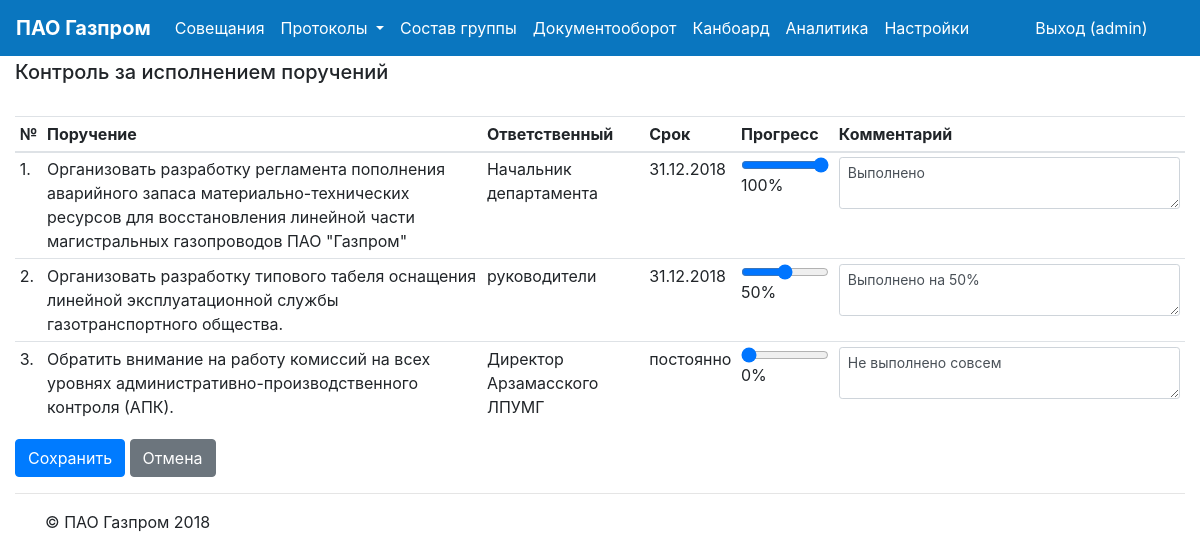
/proto/decisions/ (signed in), run on an earlier commit of the app's database.
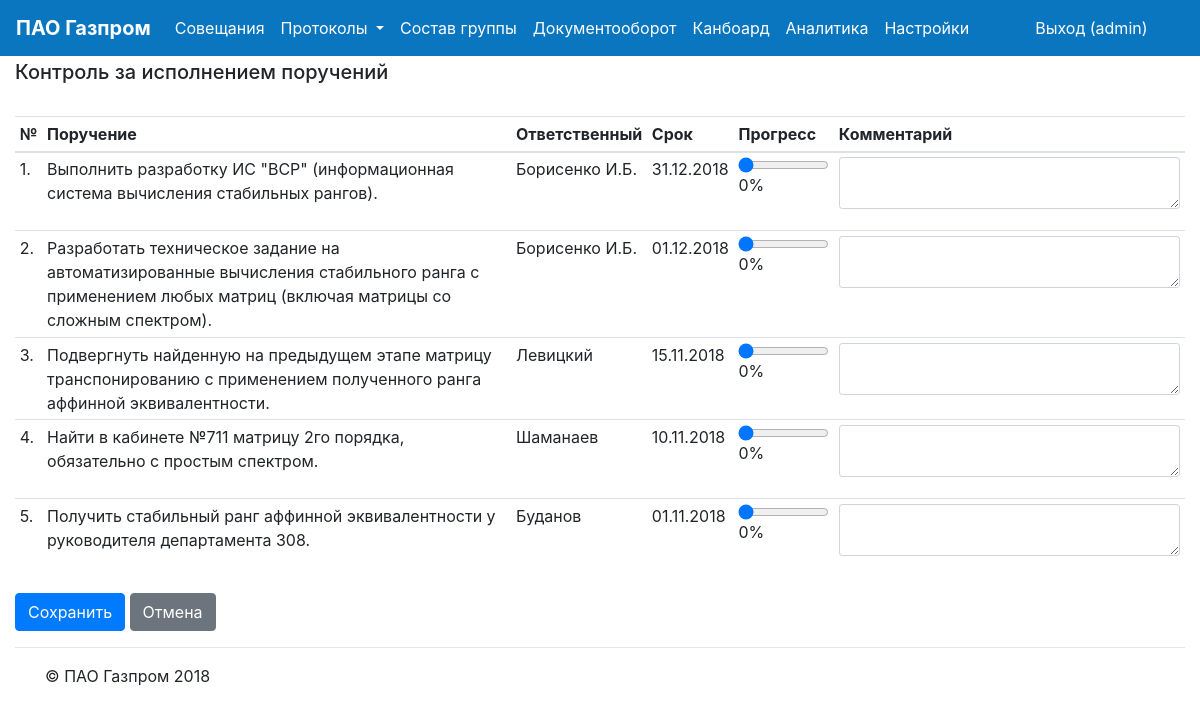
And on a later commit of the database.
### protocols/models.py (models this page shows)
class Decision(models.Model):
    protocol = models.ForeignKey('Protocol', on_delete=models.CASCADE)
    dec_type = models.IntegerField(choices=DECISIONS_TYPE_CHOICES, default=pSplit, db_index=True)
    dec_text = models.TextField(blank=True)
    dec_term = models.CharField(max_length=20, blank=True, db_index=True)
    dec_date = models.DateField(null=True, db_index=True)
    dec_performers = models.CharField(max_length=256, blank=True)
    dec_progress = models.IntegerField(default=0)
    dec_comment = models.TextField(blank=True)
    order_n = models.PositiveIntegerField(null=False, default=0)

### protocols/views.py (the view)
# urls.py: path('decisions/', views.dec_table, name='decisions'),
@mb_login(url='login')
def dec_table(request):
    args={}
    decisions = Decision.objects.filter(protocol__proto_off=0, dec_type=0).order_by('-dec_date','-dec_term')
    args['decisions'] = decisions
    return render(request,'pt_decisions.html', args)

### mb_auth/views.py (called while the page is built)
def mb_login(function=None, redirect_field_name=REDIRECT_FIELD_NAME, url=None):
    actual_decorator = user_passes_test(
        lambda u: (u.is_authenticated if settings.MB_AUTH else True),
        login_url=reverse_lazy(url),
        redirect_field_name=redirect_field_name
    )
    if function:
        return actual_decorator(function)
    return actual_decorator

def mb_processor(request):
    args={}
    args['mb_auth']=settings.MB_AUTH
    return args

### protocols/templates/pt_decisions.html (shortened to what this page needs)
{% extends "mb_main.html" %}
{% load staticfiles %}
{% load i18n %}
{% block content %}
    <h5>
       Контроль за исполнением поручений
    </h5>
    <br>
<form action="{% url 'protocols:checkupd' %}" method="post">
<table class="table table-sm table-hover display w-100" width="100%" id="decTable">
  <thead>
    <tr>
      <th scope="col">№</th>
      <th scope="col">Поручение</th>
      <th scope="col">Ответственный</th>
      <th scope="col">Срок</th>
      <th scope="col">Прогресс</th>
      <th scope="col" width="30%">Комментарий</th>
    </tr>
  </thead>
  <tbody>
  {% for dec in decisions %}
    <tr>
      <td>{{ forloop.counter }}.</td>
      <td>{{ dec.dec_text }}</td>
      <td>{{ dec.dec_performers }}</td>
      <td>{{ dec.dec_term }}</td>
      <td>
          <div class="form-group">
            <input type="range" title="{{ dec.dec_progress }}%" class="form-control-range" value="{{ dec.dec_progress }}" id="dec_progress_{{ dec.id }}" name="dec_progress_{{ dec.id }}" onchange="$('#ldec_progress_{{ dec.id }}').text($(this).val()+'%')">
            <label style="text-align:center;" id="ldec_progress_{{ dec.id }}" for="dec_progress_{{ dec.id }}">{{ dec.dec_progress }}%</label>
          </div>
      </td>
      <td>
          <div class="form-group">
              <textarea class="form-control form-control-sm" id="dec_comment_{{ dec.id }}" name="dec_comment_{{ dec.id }}" rows="2">{{ dec.dec_comment }}</textarea>
          </div>
      </td>
    </tr>
  {% endfor %}
  </tbody>
</table>
    <button type="submit" class="btn btn-primary">Сохранить</button>
    <a role="button" class="btn btn-secondary" href="{% url 'protocols:table' %}" > Отмена </a>
</form>
{% endblock %}

### templates/mb_main.html (shortened to what this page needs)
{% load staticfiles %}
{% load cache %}
<!DOCTYPE html>
<html>
<head>
    <link rel="stylesheet" type="text/css" href="{% static "css/bootstrap.min.css" %}">
    <link rel="stylesheet" type="text/css" href="{% static "css/bootstrap-datepicker.min.css" %}">
    <link rel="stylesheet" type="text/css" href="{% static "css/bootstrap-timepicker.min.css" %}">
    <link rel="stylesheet" type="text/css"  href="{% static "css/jquery.dataTables.min.css" %}">
    <link rel="stylesheet" href="{% static "fonts/css/all.css" %}">
    <link rel="stylesheet" type="text/css"  href="{% static "appendGrid/jquery-ui.structure.min.css" %}">
    <link rel="stylesheet" type="text/css"  href="{% static "appendGrid/jquery-ui.theme.min.css" %}">
    <link rel="stylesheet" type="text/css"  href="{% static "appendGrid/jquery.appendGrid-1.7.1.min.css" %}">
</head>
<body style="padding-top:60px;">
    <div class="container-fluid">
    <div class="row">
    <div class="col-sm-12">
    <nav class="navbar navbar-expand-md navbar-dark fixed-top" style="background-color: #0a76bf;">
      <a class="navbar-brand" href="{% url 'home' %}"><b>ПАО Газпром</b></a>
      <div class="collapse navbar-collapse" id="navbarLeft">
        <ul class="navbar-nav mr-auto">
          <li class="nav-item active">
            <a class="nav-link" href="{% url 'meetings:table' %}">Совещания <span class="sr-only">(current)</span></a>
          </li>
          <li class="nav-item dropdown active">
            <a class="nav-link dropdown-toggle" data-toggle="dropdown" href="#" role="button" aria-haspopup="true" aria-expanded="false">Протоколы <span class="sr-only">(current)</span></a>
          </li>
          {% include "extmenu.html" %}
        </ul>
        <ul class="navbar-nav mr-left">
          {% if mb_auth %}
              <li class="nav-item active">
            {% if user.is_authenticated %}
                <a class="nav-link" href="{% url "logout" %}">Выход ({{ user.username }})</a>
            {% else %}
                <a class="nav-link" href="{% url "login" %}"><i class="fa fa-torsos"></i>Вход</a>
            {% endif %}
              </li>
          {% endif %}
          {% if user.is_superuser or user.is_staff %}
              <li class="nav-item active">
                <a class="nav-link" href="{% url 'admin:index' %}"><i class="fa fa-cogs"></i></a>
              </li>
          {% endif %}
         </ul>
      </div>
    </nav>
    {% block content %}{% endblock %}
    <hr class="my-3">
    <footer class="container">
      <p>&copy; ПАО Газпром 2018</p>
    </footer>
    </div>
</body>
</html>

### templates/extmenu.html
<li class="nav-item"><a class="nav-link" href="#" onclick="window.location  = 'http://' + window.location.hostname+':3000/';"><font color="white">Состав группы</font></a></li>
<li class="nav-item"><a class="nav-link" href="#" onclick="window.location  = 'http://' + window.location.hostname+':3000/vizovieag';"><font color="white">Документооборот</font></a></li>
<li class="nav-item"><a class="nav-link" href="#" onclick="window.location  = 'http://' + window.location.hostname+'/kanban';"><font color="white">Канбоард</font></a></li>
<li class="nav-item"><a class="nav-link" href="#" onclick="window.location  = 'http://' + window.location.hostname+':4848/hub';" ><font color="white">Аналитика</font></a></li>
<li class="nav-item"><a class="nav-link" href="#" onclick="window.location  = 'http://' + window.location.hostname+':3000/settings';"><font color="white">Настройки</font></a></li>

What changed in the data, as far as the page shows it:
removed Decision: dec_text "Организовать разработку регламента пополнения аварийного запаса материально-технических ресурсов для восстановления линейной части магистральных газопроводов ПАО \"Газпром\"", dec_performers "Начальник департамента", dec_term "31.12.2018", dec_progress "100", id "Выполнено"
removed Decision: dec_text "Организовать разработку типового табеля оснащения линейной эксплуатационной службы газотранспортного общества.", dec_performers "руководители", dec_term "31.12.2018", dec_progress "50", id "Выполнено на 50%"
removed Decision: dec_text "Обратить внимание на работу комиссий на всех уровнях административно-производственного контроля (АПК).", dec_performers "Директор Арзамасского ЛПУМГ", dec_term "постоянно", dec_progress "0", id "Не выполнено совсем"
added Decision: dec_text "Выполнить разработку ИС \"ВСР\" (информационная система вычисления стабильных рангов).", dec_performers "Борисенко И.Б.", dec_term "31.12.2018", dec_progress "0"
added Decision: dec_text "Разработать техническое задание на автоматизированные вычисления стабильного ранга с применением любых матриц (включая матрицы со сложным спектром).", dec_performers "Борисенко И.Б.", dec_term "01.12.2018", dec_progress "0"
added Decision: dec_text "Подвергнуть найденную на предыдущем этапе матрицу транспонированию с применением полученного ранга аффинной эквивалентности.", dec_performers "Левицкий", dec_term "15.11.2018", dec_progress "0"
added Decision: dec_text "Найти в кабинете №711 матрицу 2го порядка, обязательно с простым спектром.", dec_performers "Шаманаев", dec_term "10.11.2018", dec_progress "0"
added Decision: dec_text "Получить стабильный ранг аффинной эквивалентности у руководителя департамента 308.", dec_performers "Буданов", dec_term "01.11.2018", dec_progress "0"
